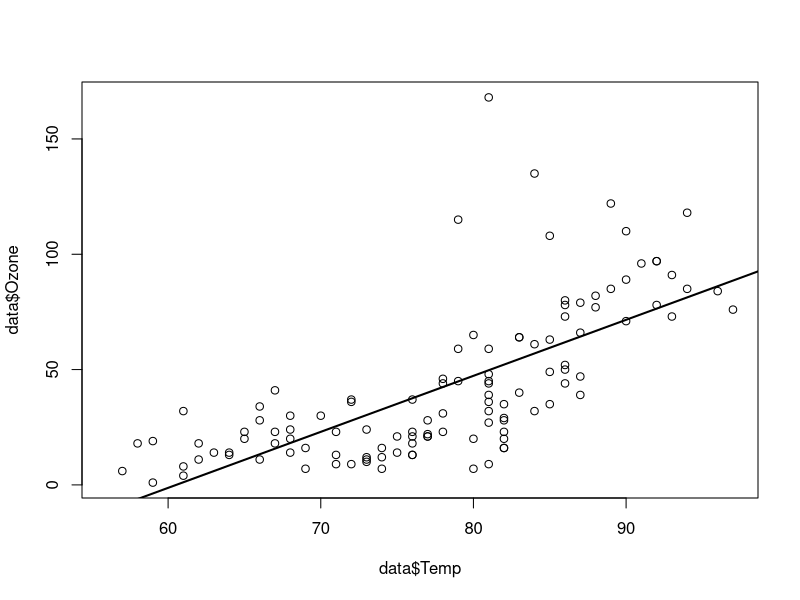

This chart was generated by the following R code:
data("airquality")
?airquality
data <- data.frame(airquality)

coeff_corr <- cor(data$Temp, data$Ozone, use = "complete.obs")

mod <- lm(Ozone ~ Temp, data = data)

summary(mod)

plot(data$Ozone ~ data$Temp)

abline(mod, col = "black", lwd = 2)

print(shapiro.test(resid(mod)))